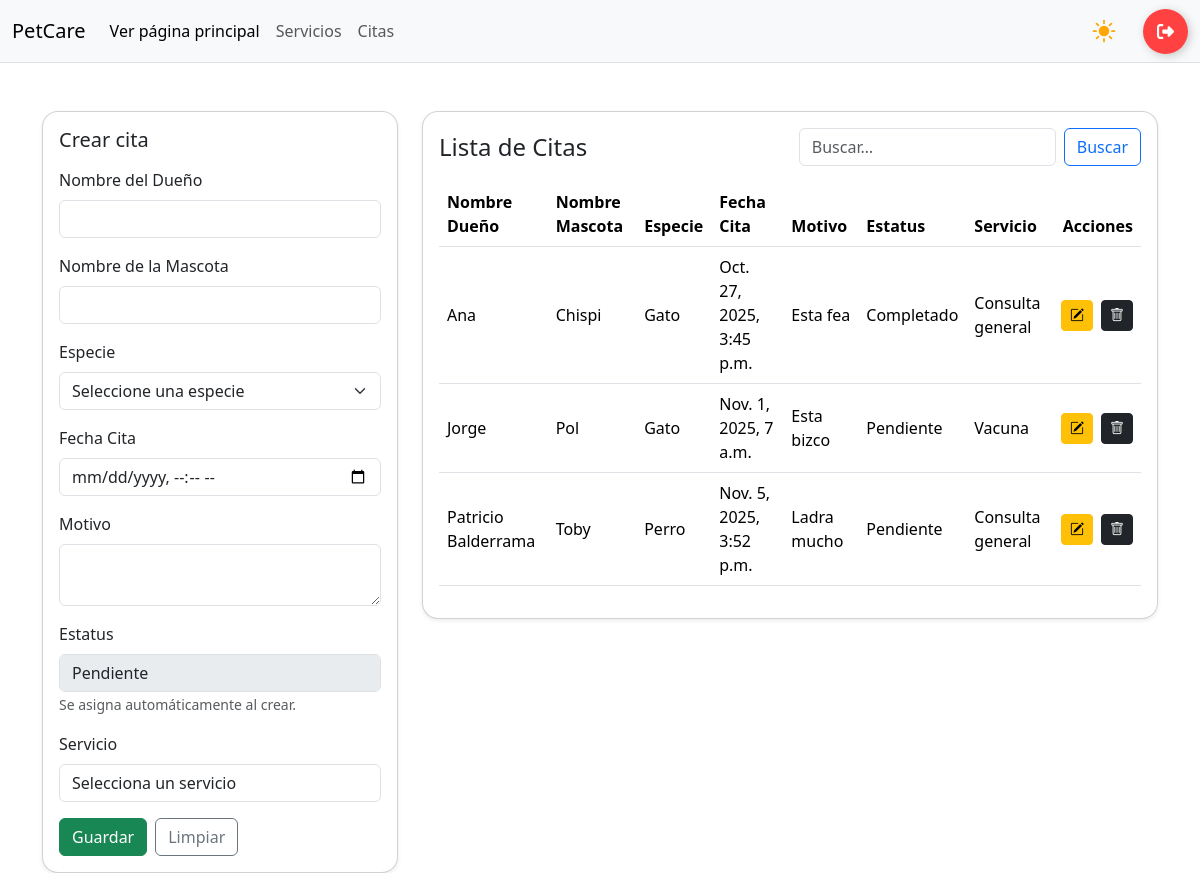
The page /citas/ (signed in) on the database as committed earlier.
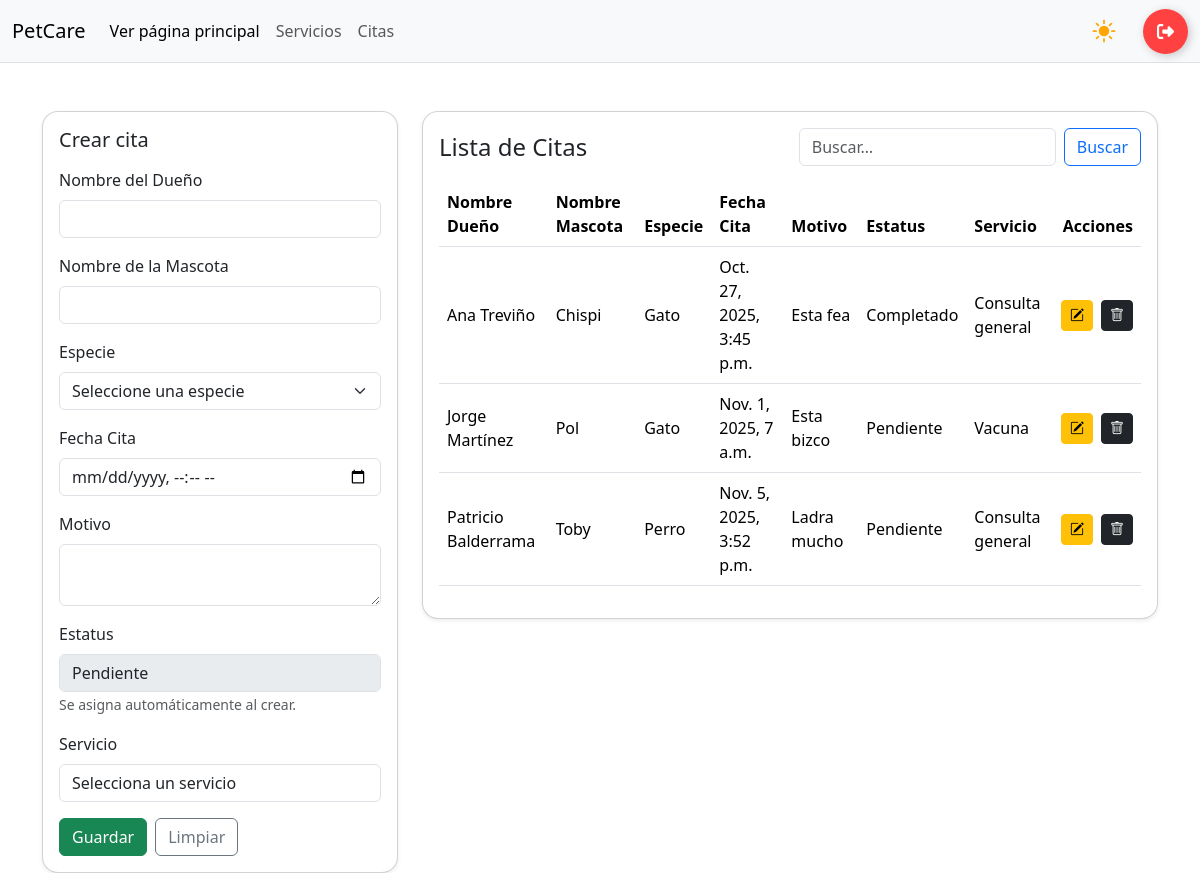
The same page on the database as committed later.
### app/models.py (models this page shows, shortened)
class CITA_VETERINARIA(models.Model):
    nombre_dueño = models.CharField(max_length=200)
    nombre_mascota = models.CharField(max_length=100)
    especie = models.CharField(max_length=100)
    fecha_cita = models.DateTimeField()
    motivo = models.CharField(max_length=255)
    estatus = models.CharField(max_length=50)
    servicio = models.ForeignKey(SERVICIO, on_delete= models.PROTECT, null=True)

class SERVICIO(models.Model):
    nombre = models.CharField(max_length=100)
    precio = models.DecimalField(max_digits=10, decimal_places=2)
    descripcion = models.TextField(max_length=250, null= True)
    def __str__(self):
        return self.nombre

### app/views.py (the view, shortened to what this page needs)
# urls.py: path('citas/', views.citas_panel, name='citas'),
@login_required
def citas_panel(request, id=None):
    cita = get_object_or_404(CITA_VETERINARIA, pk=id) if id else None
    servicios = SERVICIO.objects.all() # Necesario para traer los servicios al ddl
    citas = CITA_VETERINARIA.objects.all()
    ctx = {
        "citas": citas,
        "cita": cita,
        "editando": bool(cita),
        "servicios": servicios,
    }
    return render(request, "citas.html", ctx)

### app/templates/citas.html (shortened to what the changed rows need)
{% load static %}
<!DOCTYPE html>
<html lang="es">
<head>
    {% include 'referencias.html' %}
    <link rel="stylesheet" href="{% static 'css/panel.css' %}">
</head>
<body>
    {% include 'navbar-panel.html' %}
    <main class="container mt-5">
        <div class="row g-4">
            <div class="col-12 col-lg-8">
                <div class="card shadow-sm rounded-4">
                    <div class="card-body">
                        <table class="table table-hover align-middle">
                            <thead>
                                <tr>
                                    <th>Nombre Dueño</th>
                                    <th>Nombre Mascota</th>
                                    <th>Especie</th>
                                    <th>Fecha Cita</th>
                                    <th>Motivo</th>
                                    <th>Estatus</th>
                                    <th>Servicio</th>
                                    <th class="text-end">Acciones</th>
                                </tr>
                            </thead>
                            <tbody>
                                {% for cita in citas %}
                                <tr>
                                    <td>{{ cita.nombre_dueño }}</td>
                                    <td>{{ cita.nombre_mascota }}</td>
                                    <td>{{ cita.especie }}</td>
                                    <td>{{ cita.fecha_cita }}</td>
                                    <td>{{ cita.motivo }}</td>
                                    <td>{{ cita.estatus }}</td>
                                    <td>{{ cita.servicio }}</td>
                                    <td class="text-end">
                                        <div class="d-inline-flex gap-2">
                                            <a class="btn btn-warning btn-sm" href="{% url 'citas_edit' cita.id %}">
                                                <i class="bi bi-pencil-square"></i>
                                            </a>
                                            <a class="btn btn-dark btn-sm" href="{% url 'citas_eliminar' cita.id %}"
                                                onclick="return confirm('¿Eliminar este cita?')">
                                                <i class="bi bi-trash"></i>
                                            </a>
                                        </div>
                                    </td>
                                </tr>
                                {% empty %}
                                <tr>
                                    <td colspan="4" class="text-center text-muted">Sin información disponible</td>
                                </tr>
                                {% endfor %}
                            </tbody>
                        </table>
                    </div>
                </div>
            </div>
        </div>
    </main>
    <body>
        {% include 'alertas.html' %}
    </body>
</body>
</html>

Rows that differ between the two databases and show on the page:
changed CITA_VETERINARIA "Chispi": nombre_dueño "Ana" → "Ana Treviño"
changed CITA_VETERINARIA "Pol": nombre_dueño "Jorge" → "Jorge Martínez"
